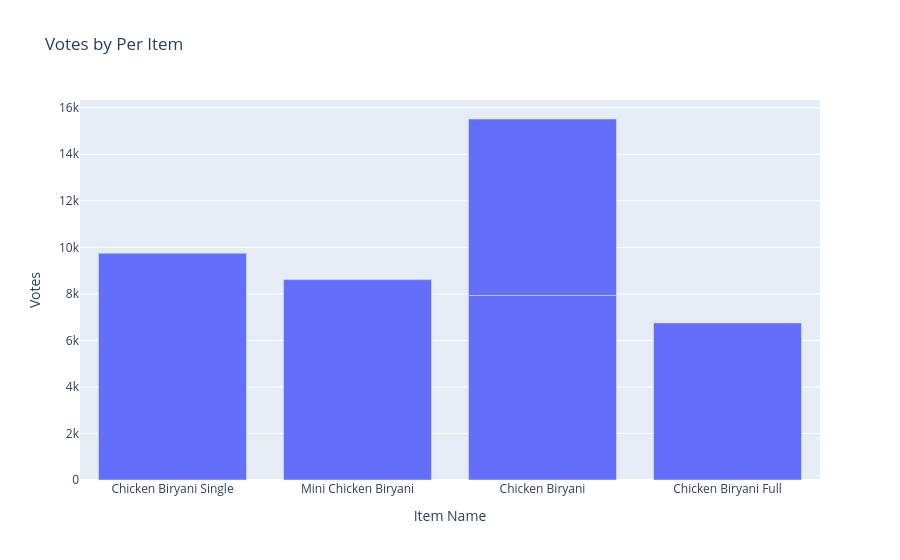

Here is the notebook cell this chart was saved with:
### Code cell
px.bar(data_frame=best,x="Item Name",y="Votes",title="Votes by Per Item")

### Figure 1 — Plotly figure (JSON) as saved in the notebook; plotly's stock layout.template omitted (floating-point values rounded to 4 significant figures)
{"data": [{"hovertemplate": "Item Name=%{x}<br>Votes=%{y}<extra></extra>", "legendgroup": "", "marker": {"color": "#636efa", "pattern": {"shape": ""}}, "name": "", "orientation": "v", "showlegend": false, "textposition": "auto", "type": "bar", "x": ["Chicken Biryani Single", "Mini Chicken Biryani", "Chicken Biryani", "Chicken Biryani", "Chicken Biryani Full"], "xaxis": "x", "y": [9750, 8613, 7931, 7586, 6753], "yaxis": "y"}], "layout": {"barmode": "relative", "legend": {"tracegroupgap": 0}, "title": {"text": "Votes by Per Item"}, "xaxis": {"anchor": "y", "domain": [0, 1], "title": {"text": "Item Name"}}, "yaxis": {"anchor": "x", "domain": [0, 1], "title": {"text": "Votes"}}}}
